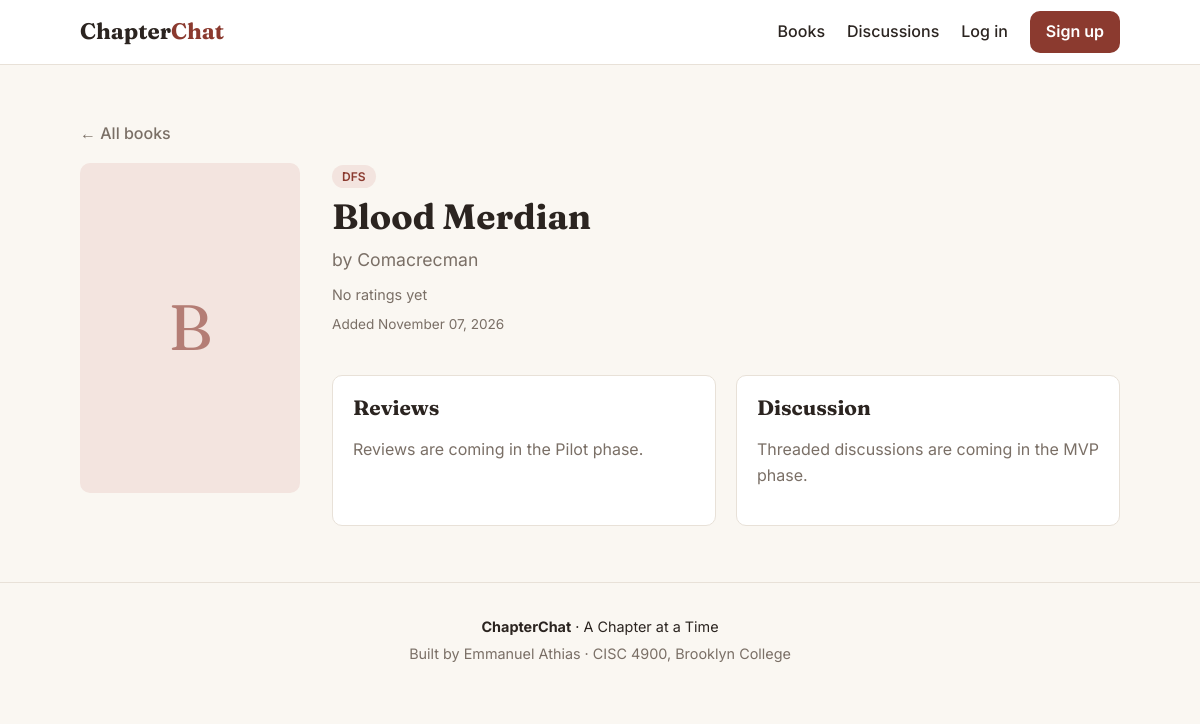
Page /books/1 on the earlier database version.
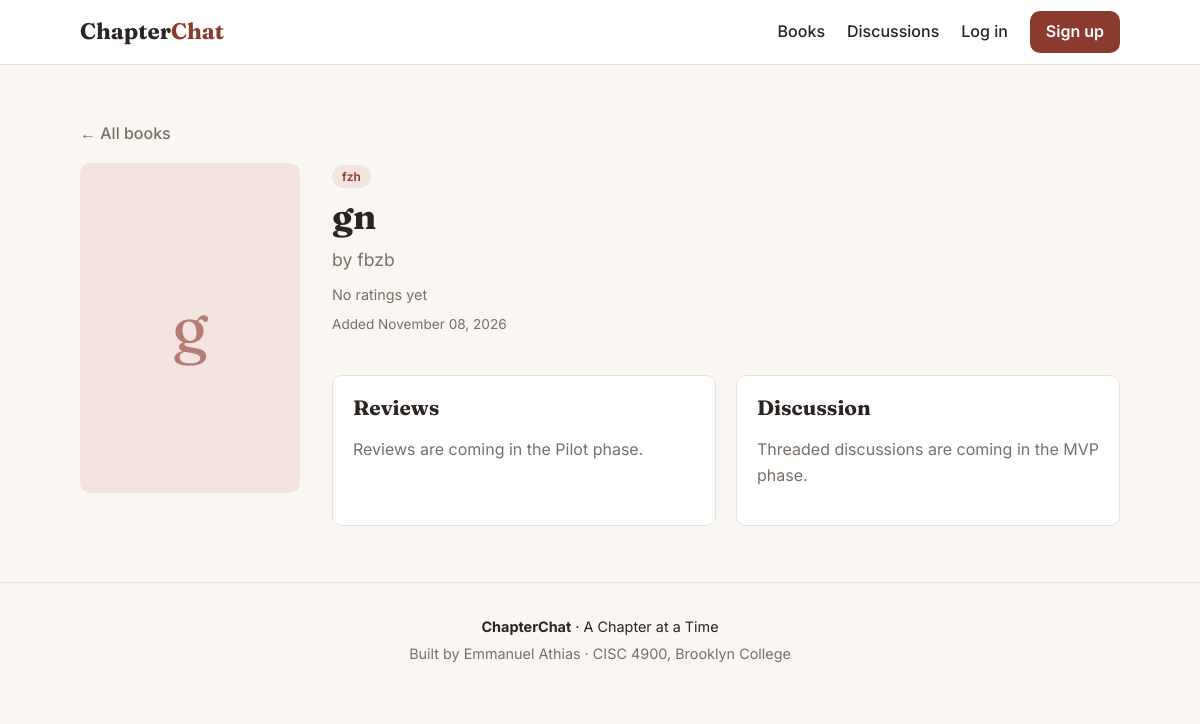
Same page on the later database version.
### backend/models.py (models this page shows, shortened)
class Book(db.Model):
    __tablename__ = "books"
    id = db.Column(db.Integer, primary_key=True)
    title = db.Column(db.String(200), nullable=False)
    author = db.Column(db.String(150), nullable=False)
    genre = db.Column(db.String(80))
    cover_image = db.Column(db.String(500))  # URL (e.g. from Google Books API)
    created_at = db.Column(db.DateTime, default=datetime.utcnow)
    reviews = db.relationship("Review", back_populates="book", cascade="all, delete-orphan")
    discussions = db.relationship("Discussion", back_populates="book", cascade="all, delete-orphan")
    def average_rating(self):
        if not self.reviews:
            return None
        return round(sum(r.rating for r in self.reviews) / len(self.reviews), 1)

### backend/routes/books_routes.py (the view)
@books.route("/<int:book_id>")
def book_detail(book_id):
    book = db.get_or_404(Book, book_id)
    return render_template("book_detail.html", book=book)

### frontend/templates/book_detail.html (shortened to what this page needs)
{% extends "base.html" %}
{% block content %}
<section class="section">
    <div class="container">
        <a href="{{ url_for('main.index') }}" class="back-link">← All books</a>
        <div class="book-detail">
            <div class="cover detail-cover">
                {% if book.cover_image %}
                    <img src="{{ book.cover_image }}" alt="Cover of {{ book.title }}">
                {% else %}
                    <span class="cover-placeholder">{{ book.title[0] }}</span>
                {% endif %}
            </div>
            <div class="detail-info">
                {% if book.genre %}
                    <span class="tag">{{ book.genre }}</span>
                {% endif %}
                <h1>{{ book.title }}</h1>
                <p class="author detail-author">by {{ book.author }}</p>
                {% set avg = book.average_rating() %}
                <div class="rating">
                    {% if avg %}
                        <span class="stars">
                            {% for i in range(1, 6) %}{{ "★" if i <= avg|round|int else "☆" }}{% endfor %}
                        </span>
                        <span class="muted">{{ avg }} from {{ book.reviews|length }} {{ "review" if book.reviews|length == 1 else "reviews" }}</span>
                    {% else %}
                        <span class="muted">No ratings yet</span>
                    {% endif %}
                </div>
                <p class="muted added-on">Added {{ book.created_at.strftime("%B %d, %Y") }}</p>
        <div class="detail-sections">
            <div class="panel">
                <h2>Reviews</h2>
                <p class="muted">Reviews are coming in the Pilot phase.</p>
            </div>
            <div class="panel">
                <h2>Discussion</h2>
                <p class="muted">Threaded discussions are coming in the MVP phase.</p>
            </div>
        </div>
    </div>
</section>
{% endblock %}

Differences in the rows shown:
changed Book: title "B" → "g"; genre "DFS" → "fzh"; title "Blood Merdian" → "gn"; author "Comacrecman" → "fbzb"; created_at "November 07, 2026" → "November 08, 2026"
